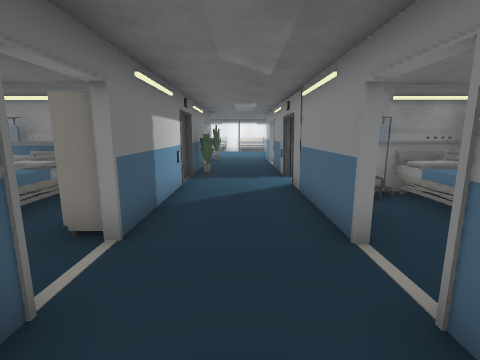
view 1 (above)

15 first-person views from a walk through a Unity game level. The camera is 1.5 m above the floor, tilts 10° down and sees 85° across. Doors are open. The floor is counted in squares, 1 m on a side. Each view is taken from the middle of a square. On the plan, view 1 faces up. The plan holds only what a view shows up to about 14 squares ahead; the rest is blank. The place goes on beyond the plan. The player character is not drawn. Some animated figures are left out.

view 2
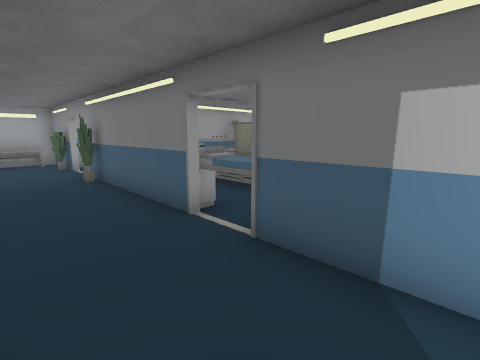

view 3
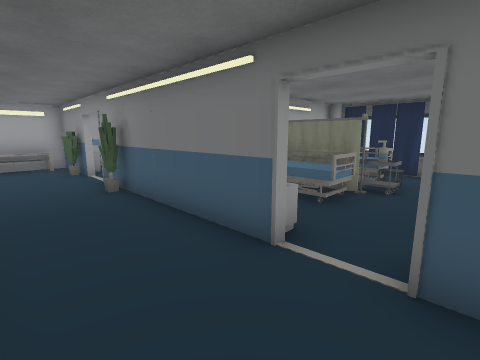

view 4
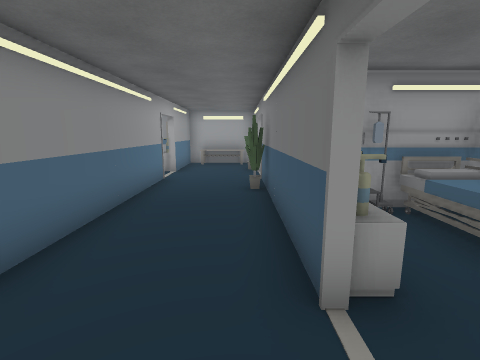

view 5
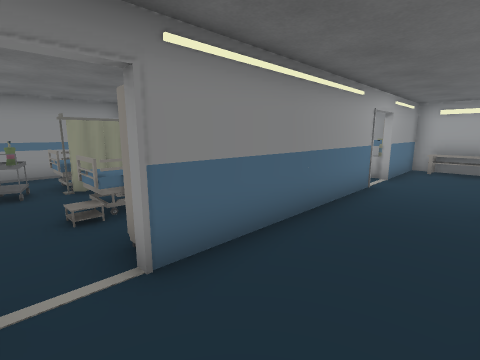

view 6
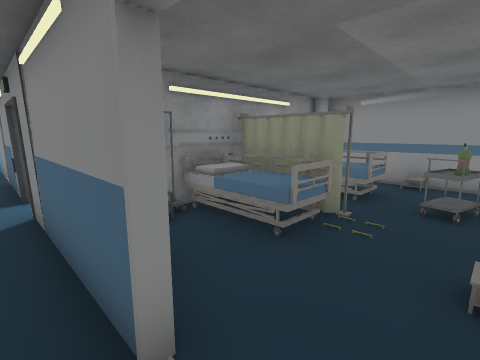

view 7
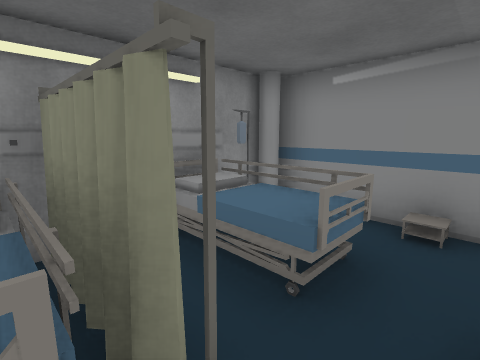

view 8
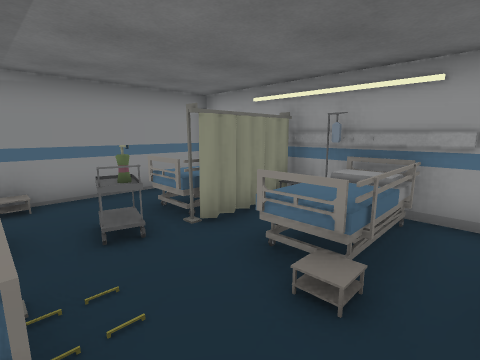

view 9
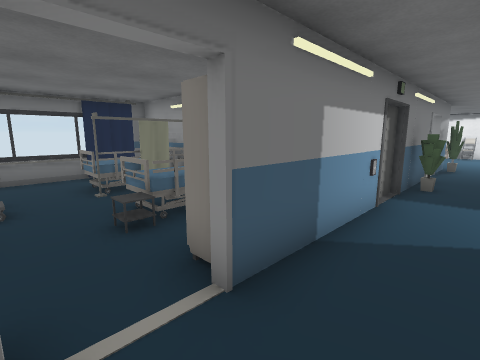

view 10
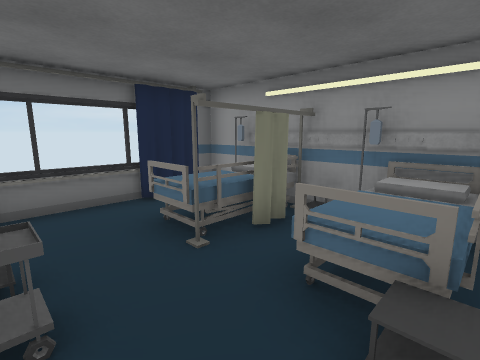

view 11
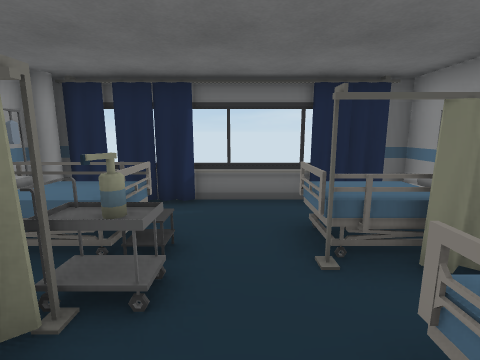

view 12
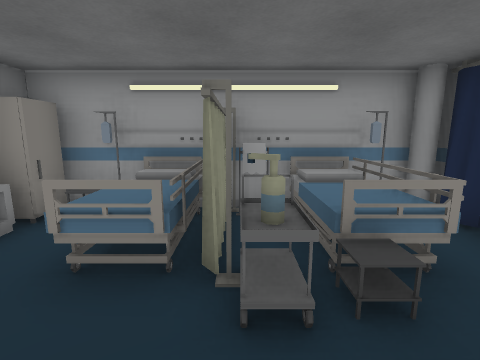

view 13
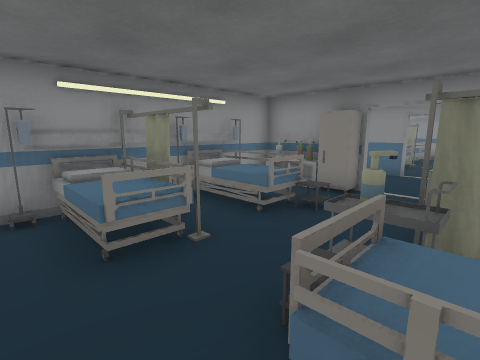

view 14
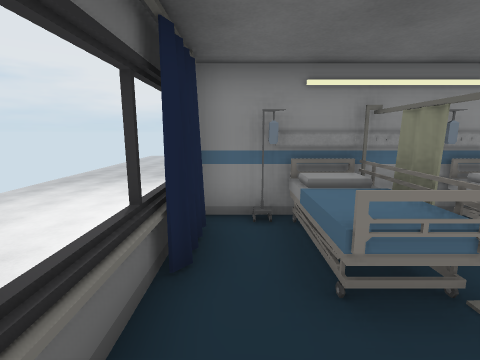

view 15
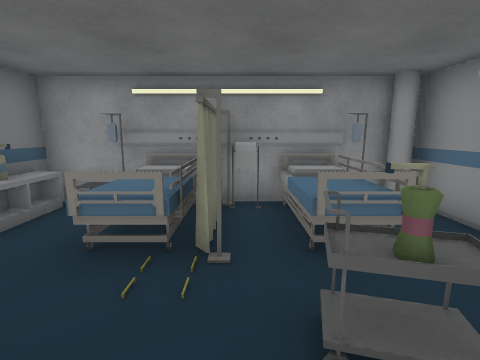

### Floor plan
Key: @ floor where view 1 was taken; # wall or solid block; . main floor; : floor 0.75 m higher than the main floor; - floor 0.75 m lower than the main floor; / step, stairs or slope; = window, fence, low wall or low ledge; ^ raised ledge; O other object.
Columns run from 18 left of view 1 to 10 right of it. Each row starts with its distance up from view 1.
 16 ---             #.
 15 ------          #.  #
 14 ------          #...#
 13 ------          .....
 12 ------          #...#
 11 ------          #...#
 10  -----          #...#
  9   ----          #...#
  8    ---          #...#
  7     --  #########...#########
  6         #.OO.OO.#...##OO#OO##
  5         #.OO.O#.#...#.OO#OO##
  4         =.OO.#O.#...#.OO#OO##
  3         #................#=##
  2         #../#........./..#O #
  1         #.###OO.#...#./O.OO #
  0         #.###OO.#.@.#.::.O  #
 -1         #########...######  #
 -2                 #...#
 -3                 #...#
 -4                 #...#
 -5                 #...#
 -6                 #...#
 -7                 #...#
 -8                 #...#
 -9                 #^^^#
-10                #######

Where each view was taken, in squares from view 1:
view 1: 0 up, 0 right, facing up
view 2: 6 up, 1 right, facing down-left
view 3: 4 up, 1 right, facing down-left
view 4: 4 up, 1 left, facing down
view 5: 3 up, 1 left, facing down-right
view 6: 2 up, 1 right, facing up-right
view 7: 3 up, 5 right, facing up-right
view 8: 4 up, 3 right, facing down-right
view 9: 2 up, 0 right, facing up-left
view 10: 2 up, 4 left, facing up-left
view 11: 3 up, 4 left, facing left
view 12: 4 up, 6 left, facing down
view 13: 1 up, 9 left, facing up-right
view 14: 2 up, 9 left, facing up
view 15: 1 up, 6 right, facing up
